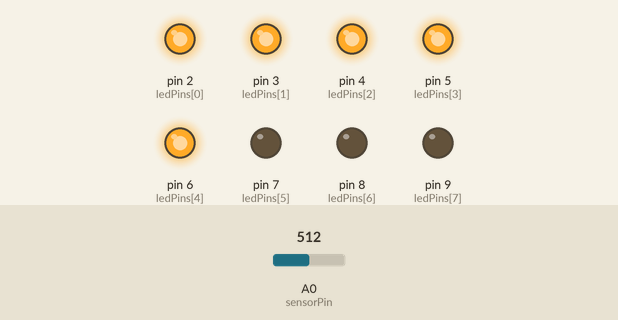
This sketch was run on a simulated Arduino Uno, built with avr-gcc and run on an emulated ATmega328P. On the bench: output pins drawn as LEDs (lit = HIGH). The inputs (shaded band) are chosen by the test bench; at power-on: A0 (sensorPin) = 512.

Above: at 1.2 s.
1.3 s: A0 (sensorPin) set to 627
2.8 s: A0 (sensorPin) set to 653
At 4.0 s:
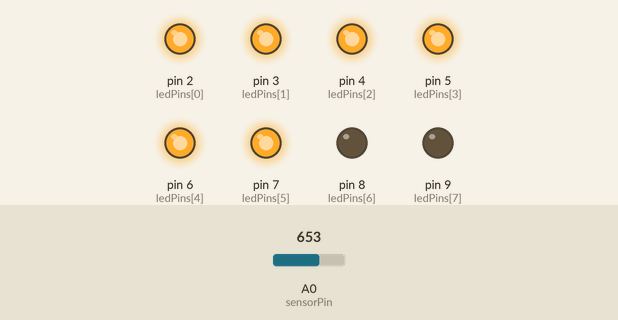
4.3 s: A0 (sensorPin) set to 745
5.8 s: A0 (sensorPin) set to 770
At 6.3 s:
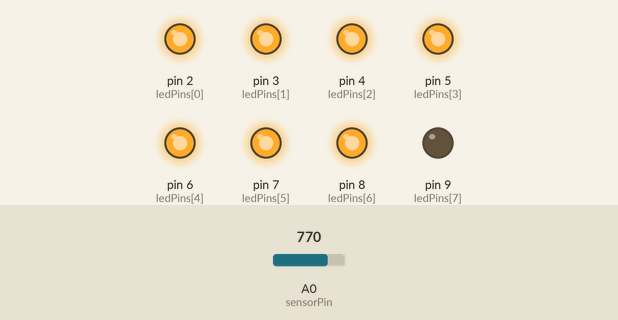
7.3 s: A0 (sensorPin) set to 881
8.8 s: A0 (sensorPin) set to 897
At 9.8 s:
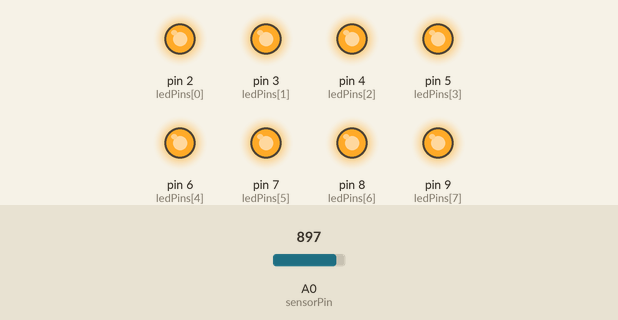
Timing chart, 0 to 11.3 s (numbered marks = the images above; inputs shaded):
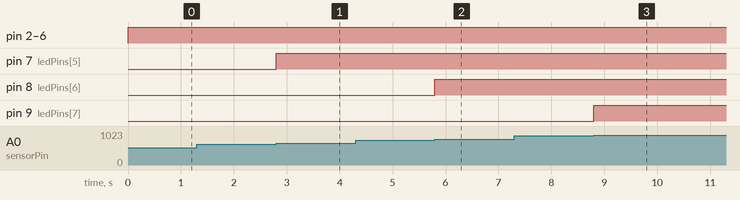

Measured:
- the behaviour switches between 634 and 635 on A0 (sensorPin) (found by bisection; images 0 and 1)
- the behaviour switches between 761 and 762 on A0 (sensorPin) (found by bisection; images 1 and 2)
- the behaviour switches between 888 and 889 on A0 (sensorPin) (found by bisection; images 2 and 3)
- after the input at 1.3 s, every drawn part: stays the same
- after the input at 2.8 s, pin 7 (ledPins[5]): LOW → HIGH at once
- after the input at 4.3 s, every drawn part: stays the same
- after the input at 5.8 s, pin 8 (ledPins[6]): LOW → HIGH at once
- after the input at 7.3 s, every drawn part: stays the same
- after the input at 8.8 s, pin 9 (ledPins[7]): LOW → HIGH at once

The sketch:

potentiometer.ino
```cpp
int sensorPin = 0;
int ledPins[] = {2, 3, 4, 5, 6, 7, 8, 9};
int sensorVal = 0;
//pots are 0 to 1023; 1023 / 8 is around 127

void setup() {
  // put your setup code here, to run once:
  for(int i = 0; i < 8; i++)
  {
    pinMode(ledPins[i],OUTPUT);
  }

}

void loop() {
  // put your main code here, to run repeatedly:
  sensorVal = analogRead(sensorPin);
  int split = sensorVal/127;

  for(int i = 0; i <= split; i++)
  {
    digitalWrite(ledPins[i],HIGH);
    //delay(sensorVal);
  }
  for(int j = split+1; j < 8; j++)
  {
    digitalWrite(ledPins[j],LOW);
    //delay(sensorVal);
  }

}
```
